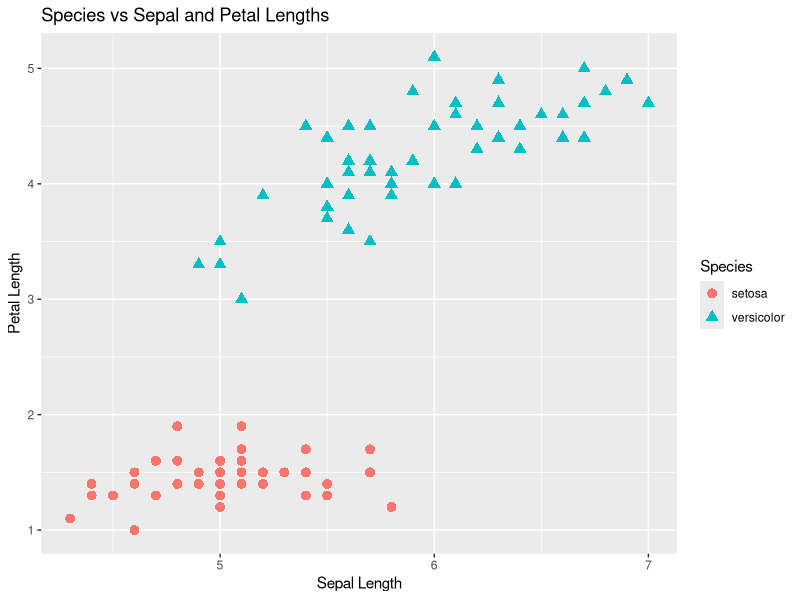
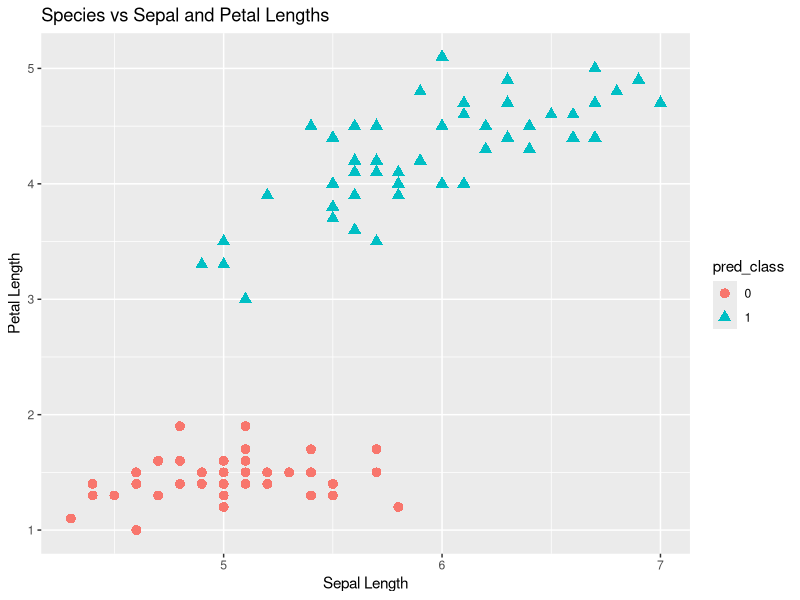

Here is the R script that generated these plots, in order:
## ---- chunk 1
knitr::opts_chunk$set(echo = TRUE, fig.align = 'center')
## ---- chunk 2
library(tidyverse)
## ---- chunk 3
#loading the iris data and making it binary
df <- iris[iris$Species != "virginica", ]
#selecting the x variables
x <- df[, c("Sepal.Length", "Petal.Length")]
#selecting the outcome variable
y <- as.character(df$Species)
#plotting 
ggplot(df, aes(x = Sepal.Length, y = Petal.Length)) + 
        geom_point(aes(colour = Species, shape = Species), size = 3) +
        xlab("Sepal Length") + 
        ylab("Petal Length") + 
        ggtitle("Species vs Sepal and Petal Lengths")
## ---- chunk 4
#converting the labels to 0 and 1
y <- ifelse(y == "setosa", 0, 1)
#inspecting the predictors
head(x)
#inspecting the outcome
table(y)
## ---- chunk 5
perceptron <- function(X, y, alpha, n_iter){
  
  #defining the learning rate
  alpha <- alpha
  #defining the number of iterations
  n_iter <- n_iter
  
  #initializing the weights
  w <- rep(0, ncol(x) + 1)
  #converting x to a matrix
  X <- as.matrix(X)
  
  #loop over the number of iterations
  for(i in 1:n_iter){
    
    #loop through the training data
    for(j in 1:length(y)){
      
      #predicting the binary label according to the Heaviside (unit step) activation function 
      z <- sum(w[2:length(w)] * X[j, ]) + w[1]
      if(z >= 0){
        y_pred <- 1
      } else{
        y_pred <- 0
      }
      
      #now updating the weights; the formula doesn't do anything if the predicted value is correct
      dw <- alpha * (y[j] - y_pred) * c(1, X[j, ])
      w <- w + dw
      
    }
  }
  
  #returning the weights
  return(w)
}
## ---- chunk 6
#running our algorithm
weights <- perceptron(X = x, y = y, alpha = 0.01, n_iter = 5000)

#defining the prediction function
pred <- function(X, w){
  #adding an intercept to 
  X$Intercept <- 1
  #rearranging so intercept comes first and making into a matrix 
  X <- as.matrix(X[, c(ncol(X), 1:(ncol(X)-1))])
  #making predictions 
  pred <- X %*% w
  #changing the labels
  pred_label <- ifelse(pred >= 0, 1, 0)
  
  #returning the predicted values
  return(pred_label)
}
## ---- chunk 7
#making predictions
pred_perc <- pred(X = x, w = weights)
#making a table of our predictions using the algorithm
table(pred_perc)
#making a table of our actual y
table(y)
## ---- chunk 8
x %>%
  mutate(pred_class = as.factor(pred_perc)) %>% 
  ggplot(aes(x = Sepal.Length, y = Petal.Length)) + 
        geom_point(aes(colour = pred_class, shape = pred_class), size = 3) +
        xlab("Sepal Length") + 
        ylab("Petal Length") + 
        ggtitle("Species vs Sepal and Petal Lengths")
## ---- chunk 9
sessionInfo()
